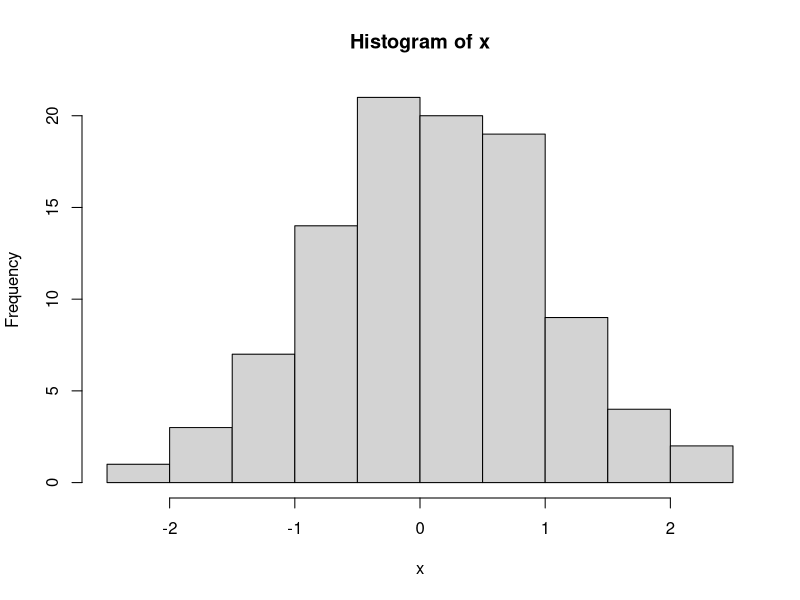

Recreate this plot in R.
## ---- chunk 1
knitr::opts_chunk$set(comment = NA, fig.path = "images/")
## ---- chunk 2
set.seed(1)
x <- rnorm(100)
hist(x)
